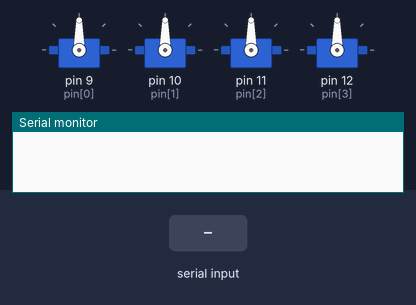
Recording of a sketch running on a simulated Arduino Uno, built with avr-gcc and run on an emulated ATmega328P. Shown: 4 × servo, the last lines printed to the serial monitor. Inputs (shaded band) come from the test bench.

Above: at 1.2 s.
1.3 s: "90,45,200\n" received over Serial
At 2.3 s:
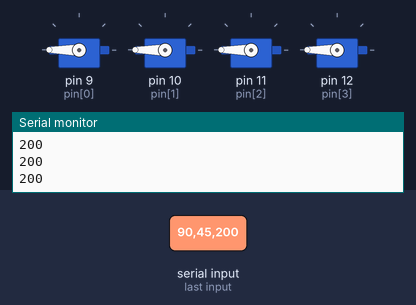
2.8 s: "30,150,10\n" received over Serial
At 3.4 s:
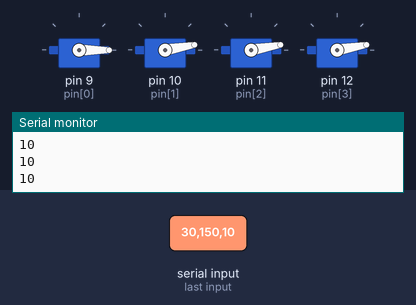
4.3 s: "90,45,200,10\n" received over Serial
At 4.7 s:
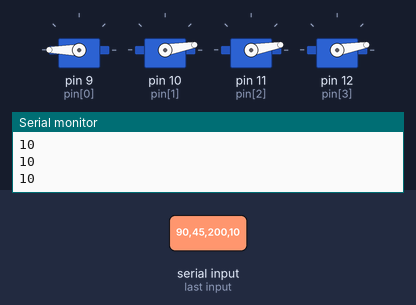
5.8 s: "30,150,10,200\n" received over Serial
At 7.1 s:
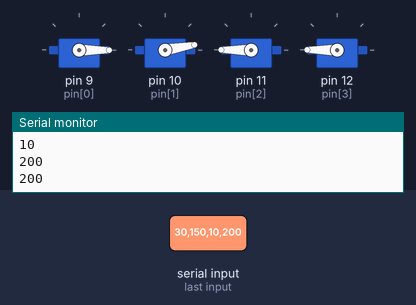
Timing chart, 0 to 8.3 s (numbered marks = the images above; inputs shaded):
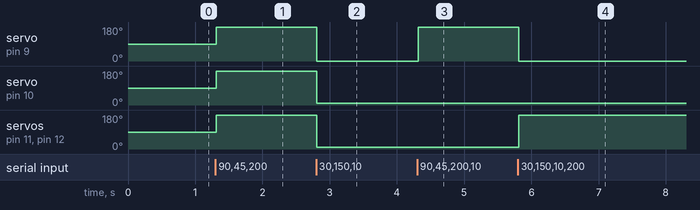

The sketch:

robotArm03.ino
```cpp
#include <Servo.h>

Servo bottom, arm1, arm2, arm3;
Servo servo[4] = {bottom, arm1, arm2, arm3};

int pin[4] = {9,10,11,12};
int pre_angle[4] = {90,90,90,90};
int servoSpeed = 20;

void setup() {
  for(int i=0; i<4; i++){
    servo[i].attach(pin[i]);
  }
  Serial.begin(9600);
}

void loop() {
  // 시리얼 버퍼에 데이터가 있는지 확인
  if (Serial.available() > 0) {
    // 시리얼 버퍼에서 데이터를 읽음
    String data = Serial.readStringUntil('\n'); // SERVO={val1},{val2},{val3},{val4}\n
    data.remove(0, 6); // "SERVO=" 부분 제거

    // 쉼표를 기준으로 문자열 분할
    int commaIndex = data.indexOf(',');
    String val1 = data.substring(0, commaIndex);
    data.remove(0, commaIndex + 1);

    commaIndex = data.indexOf(',');
    String val2 = data.substring(0, commaIndex);
    data.remove(0, commaIndex + 1);

    commaIndex = data.indexOf(',');
    String val3 = data.substring(0, commaIndex);
    data.remove(0, commaIndex + 1);

    String val4 = data;

    // 각각의 서보모터를 제어
    servo[0].write(val1.toInt());
    servo[1].write(val2.toInt());
    servo[2].write(val3.toInt());
    servo[3].write(val4.toInt());

    Serial.println(val1);
    Serial.println(val2);
    Serial.println(val3);
    Serial.println(val4);
  }
}
```

Measured:
- after the input at 1.3 s, servo on pin 9 (pin[0]), servo on pin 10 (pin[1]), servo on pin 11 (pin[2]), servo on pin 12 (pin[3]): 90° → 180° at once
- after the input at 2.8 s, servo on pin 9 (pin[0]): 180° → 0° at once; servo on pin 10 (pin[1]), servo on pin 11 (pin[2]), servo on pin 12 (pin[3]): 180° → 10° at once
- after the input at 4.3 s, servo on pin 9 (pin[0]): 0° → 180° at once
- after the input at 5.8 s, servo on pin 9 (pin[0]): 180° → 0° at once; servo on pin 11 (pin[2]), servo on pin 12 (pin[3]): 10° → 180° at once
